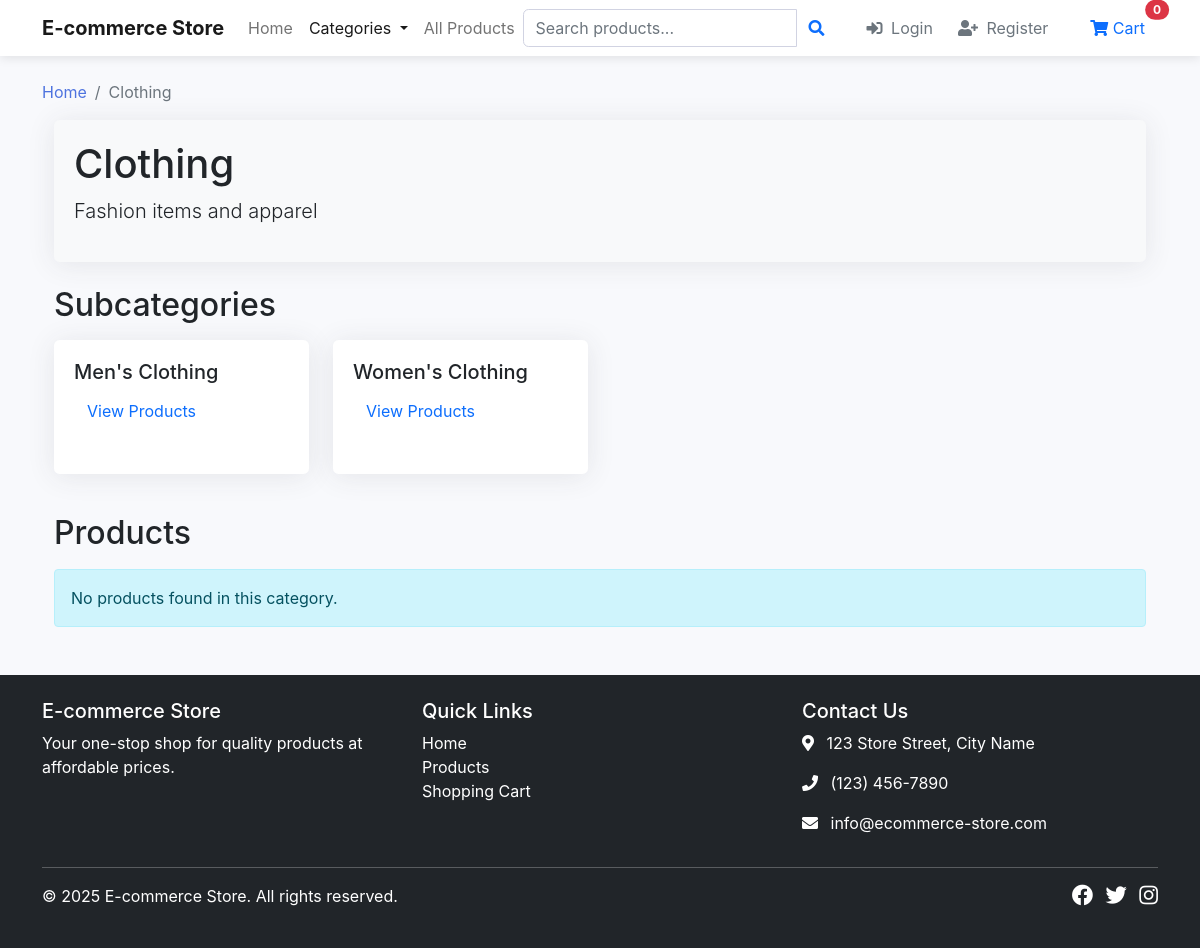
/category.php?id=2, run on the app's committed database.
### tables this page shows
CREATE TABLE `categories` (
  `id` int(11) NOT NULL AUTO_INCREMENT,
  `name` varchar(100) NOT NULL,
  `description` text DEFAULT NULL,
  `parent_id` int(11) DEFAULT NULL,
  `status` enum('active','inactive') NOT NULL DEFAULT 'active',
  `created_at` timestamp NOT NULL DEFAULT current_timestamp(),
  `updated_at` timestamp NOT NULL DEFAULT current_timestamp() ON UPDATE current_timestamp(),
  PRIMARY KEY (`id`),
  KEY `parent_id` (`parent_id`),
  CONSTRAINT `categories_ibfk_1` FOREIGN KEY (`parent_id`) REFERENCES `categories` (`id`) ON DELETE SET NULL
);

### includes/database.php (called while the page is built, shortened)
<?php
class Database {
    private $host = DB_HOST;
    private $user = DB_USER;
    private $pass = DB_PASS;
    private $dbname = DB_NAME;
    private $conn;
    private $stmt;
    public function __construct() {
        $dsn = 'mysql:host=' . $this->host . ';dbname=' . $this->dbname . ';charset=utf8mb4';
        $options = array(
            PDO::ATTR_PERSISTENT => true,
            PDO::ATTR_ERRMODE => PDO::ERRMODE_EXCEPTION,
            PDO::ATTR_DEFAULT_FETCH_MODE => PDO::FETCH_ASSOC,
            PDO::ATTR_EMULATE_PREPARES => false
        );
        try {
            $this->conn = new PDO($dsn, $this->user, $this->pass, $options);
        } catch(PDOException $e) {
            $this->error = $e->getMessage();
            echo 'Database Connection Error: ' . $this->error;
        }
    }
    public function query($query) {
        $this->stmt = $this->conn->prepare($query);
    }
    public function bind($param, $value, $type = null) {
        if(is_null($type)) {
            switch(true) {
                case is_int($value):
                    $type = PDO::PARAM_INT;
                    break;
            }
        }
        $this->stmt->bindValue($param, $value, $type);
    }
    public function execute() {
        try {
            return $this->stmt->execute();
        } catch(PDOException $e) {
            echo 'Query Error: ' . $e->getMessage();
            return false;
        }
    }
    public function resultSet() {
        $this->execute();
        return $this->stmt->fetchAll();
    }
    public function single() {
        $this->execute();
        return $this->stmt->fetch();
    }
}

### includes/init.php (called while the page is built, shortened)
<?php
require_once 'database.php';
$db = new Database();

### category.php (the view, shortened to what this page needs)
<?php
require_once 'includes/init.php';
$categoryId = (int)$_GET['id'];
$sql = "SELECT * FROM categories WHERE id = :id AND status = 'active'";
$db->query($sql);
$db->bind(':id', $categoryId);
$category = $db->single();
$sql = "SELECT * FROM categories WHERE parent_id = :parent_id AND status = 'active'";
$db->query($sql);
$db->bind(':parent_id', $categoryId);
$subcategories = $db->resultSet();
$page = isset($_GET['page']) ? (int)$_GET['page'] : 1;
$perPage = 12;
$offset = ($page - 1) * $perPage;
$productCountSql = "SELECT COUNT(*) as total FROM products p
                   JOIN product_categories pc ON p.id = pc.product_id
                   WHERE p.status = 'active' AND pc.category_id = :category_id";
$db->query($productCountSql);
$db->bind(':category_id', $categoryId);
$sql = "SELECT p.*, (SELECT image_path FROM product_images WHERE product_id = p.id LIMIT 1) as additional_image
        FROM products p
        JOIN product_categories pc ON p.id = pc.product_id
        WHERE p.status = 'active' AND pc.category_id = :category_id
        ORDER BY p.created_at DESC
        LIMIT :offset, :limit";
$db->query($sql);
$db->bind(':category_id', $categoryId);
$db->bind(':offset', $offset, PDO::PARAM_INT);
$db->bind(':limit', $perPage, PDO::PARAM_INT);
$products = $db->resultSet();
include 'includes/public_header.php';
?>
<nav aria-label="breadcrumb" class="mt-3">
    <ol class="breadcrumb">
        <li class="breadcrumb-item"><a href="index.php">Home</a></li>
        <li class="breadcrumb-item active" aria-current="page"><?php echo htmlspecialchars($category['name']); ?></li>
    </ol>
</nav>
<section class="mb-4">
    <div class="container">
        <div class="card bg-light">
            <div class="card-body">
                <h1 class="mb-2"><?php echo htmlspecialchars($category['name']); ?></h1>
                <?php if (!empty($category['description'])): ?>
                    <p class="lead"><?php echo htmlspecialchars($category['description']); ?></p>
                <?php endif; ?>
            </div>
        </div>
    </div>
</section>
<?php if (!empty($subcategories)): ?>
<section class="mb-4">
    <div class="container">
        <h2 class="mb-3">Subcategories</h2>
        <div class="row">
            <?php foreach ($subcategories as $subcat): ?>
                <div class="col-md-3 col-sm-6 mb-3">
                    <div class="card h-100">
                        <div class="card-body">
                            <h5 class="card-title"><?php echo htmlspecialchars($subcat['name']); ?></h5>
                            <a href="category.php?id=<?php echo $subcat['id']; ?>" class="btn btn-outline-primary btn-sm">View Products</a>
                        </div>
                    </div>
                </div>
            <?php endforeach; ?>
        </div>
    </div>
</section>
<?php endif; ?>
<section class="mb-5">
    <div class="container">
        <h2 class="mb-3">Products</h2>
        <?php if (empty($products)): ?>
            <div class="alert alert-info">
                No products found in this category.
            </div>
        <?php endif; ?>
    </div>
</section>
<?php include 'includes/public_footer.php'; ?>

### assets/css/style.css (style rules this page uses)
:root { --primary-color: #4e73df; --secondary-color: #6c757d; --success-color: #1cc88a; --danger-color: #e74a3b; --warning-color: #f6c23e; --info-color: #36b9cc; --light-color: #f8f9fc; --dark-color: #5a5c69; }
body { font-family: "Nunito", -apple-system, BlinkMacSystemFont, "Segoe UI", Roboto, "Helvetica Neue", Arial, sans-serif; font-size: 1rem; font-weight: 400; line-height: 1.5; color: #212529; background-color: #f8f9fc; }
a { text-decoration: none; color: var(--primary-color); }
.card { margin-bottom: 24px; border: none; box-shadow: 0 0.15rem 1.75rem 0 rgba(58, 59, 69, 0.1); border-radius: 0.35rem; }
.card-body { padding: 1.25rem; }
.btn { display: inline-block; font-weight: 400; text-align: center; vertical-align: middle; user-select: none; border: 1px solid transparent; padding: 0.375rem 0.75rem; font-size: 1rem; line-height: 1.5; border-radius: 0.35rem; transition: color 0.15s ease-in-out, background-color 0.15s ease-in-out, border-color 0.15s ease-in-out, box-shadow 0.15s ease-in-out; }

### data on the page
categories: name "Clothing", description "Fashion items and apparel"
categories: name "Men's Clothing"
categories: name "Women's Clothing"

### other printed values
$cartCount "0"
